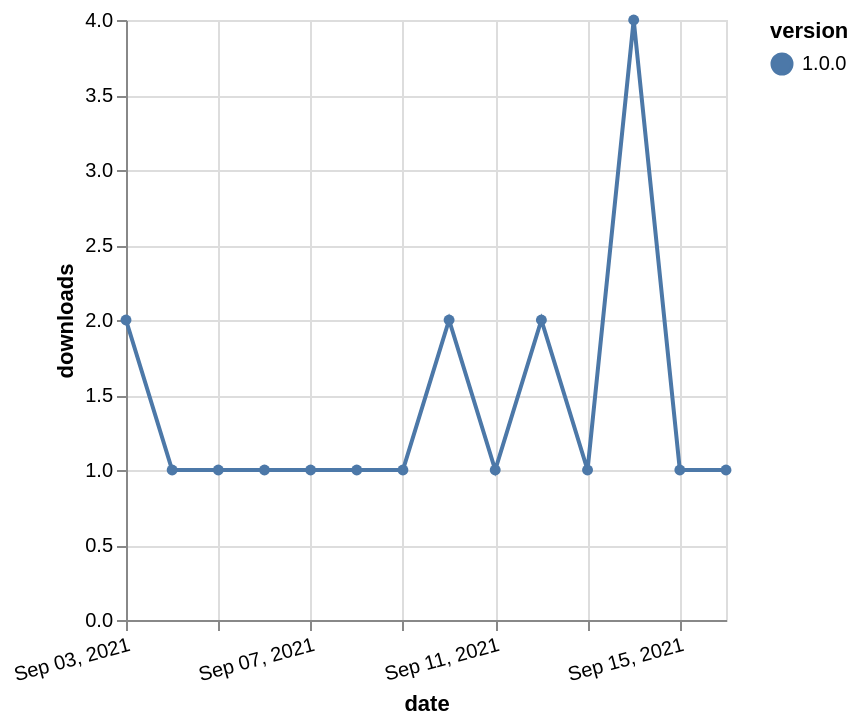

Express this chart as Vega-Lite.
### Vega-Lite specification from a JSON file in a GitHub repository (floating-point values rounded to 4 significant figures)
{"$schema": "https://vega.github.io/schema/vega-lite/v5.json", "description": "A simple bar chart with embedded data.", "data": {"values": [{"date": "2021-09-03", "total": 273, "delta": 2, "version": "1.0.0"}, {"date": "2021-09-04", "total": 274, "delta": 1, "version": "1.0.0"}, {"date": "2021-09-05", "total": 275, "delta": 1, "version": "1.0.0"}, {"date": "2021-09-06", "total": 276, "delta": 1, "version": "1.0.0"}, {"date": "2021-09-07", "total": 277, "delta": 1, "version": "1.0.0"}, {"date": "2021-09-08", "total": 278, "delta": 1, "version": "1.0.0"}, {"date": "2021-09-09", "total": 279, "delta": 1, "version": "1.0.0"}, {"date": "2021-09-10", "total": 281, "delta": 2, "version": "1.0.0"}, {"date": "2021-09-11", "total": 282, "delta": 1, "version": "1.0.0"}, {"date": "2021-09-12", "total": 284, "delta": 2, "version": "1.0.0"}, {"date": "2021-09-13", "total": 285, "delta": 1, "version": "1.0.0"}, {"date": "2021-09-14", "total": 289, "delta": 4, "version": "1.0.0"}, {"date": "2021-09-15", "total": 290, "delta": 1, "version": "1.0.0"}, {"date": "2021-09-16", "total": 291, "delta": 1, "version": "1.0.0"}]}, "width": "container", "mark": {"type": "line", "point": {"filled": true}}, "encoding": {"x": {"field": "date", "type": "temporal", "timeUnit": "yearmonthdate", "title": "date", "axis": {"labelAngle": -15}}, "y": {"field": "delta", "type": "quantitative", "title": "downloads"}, "color": {"field": "version", "type": "nominal"}, "tooltip": {"field": "delta"}}}
